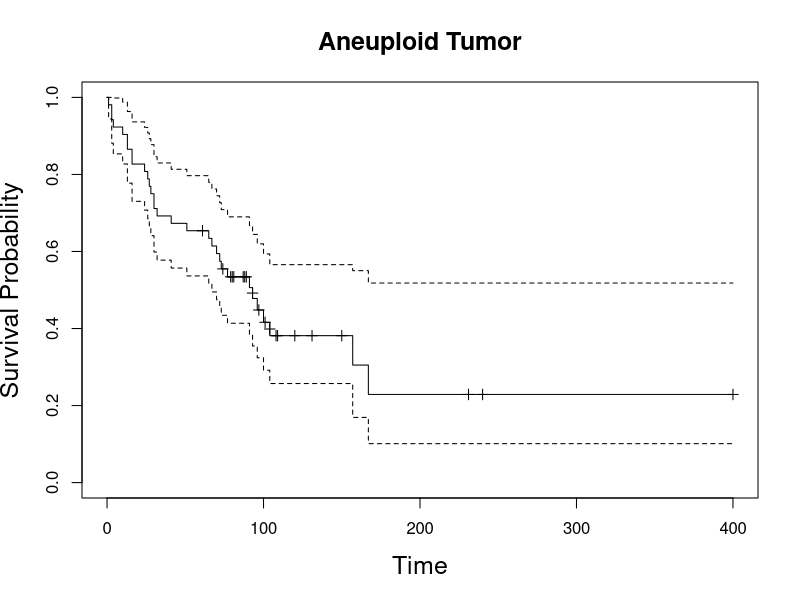
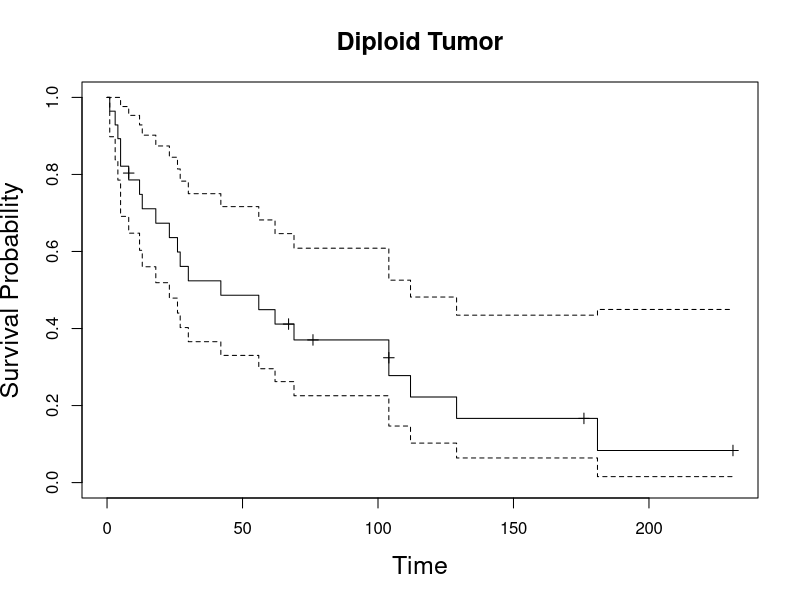

Source code (R) for these figures, in order:
## ---- chunk 1
library(knitr)
library(KMsurv)
library(survival)
## ---- chunk 2
ti = c(1,2,4,5,6,7,8,9,10)
ni = c(10,9,7,6,5,4,3,2,1)
di = c(1,2,0,0,1,0,0,0,0)
ci = c(0,0,1,1,0,1,1,1,1)
lamda_i = c("1/10"," 2/9", "0/7"," 0/6", "1/5", "0/4", "0/3", "0/2", "0/1")
Kaplan_Meier_estimator = c("1*(1-1/10)=0.9", "0.9*(1-2/9)=0.7", 0.7, 0.7, "0.7*(2-1/5)=0.56", 0.56, 0.56, 0.56, 0.56)
Nelson_Aalen_estimator = c("1/10", "1/10+2/9=0.32", "0.32", "0.32", "0.32+1/5=0.52", "0.52", "0.52", "0.52", "0.52")
Fleming_Harrington_estimator = c(0.90, 0.72, 0.72, 0.72, 0.59, 0.59, 0.59, 0.59, 0.59)
df = data.frame(ti, ni, ci, lamda_i,  Kaplan_Meier_estimator, Nelson_Aalen_estimator, Fleming_Harrington_estimator )

kable(df)
## ---- chunk 3
#Format
#This data frame contains the following columns:
#type Tumor DNA profile (1=Aneuploid Tumor, 2=Diploid Tumor) time Time to death or on-study time, weeks
#delta Death indicator (0=alive, 1=dead)
data(tongue)
head(tongue)
# KM survival function

KM1=survfit(Surv(time,delta)~1, data = subset(tongue, type=="1"), conf.type='log')
plot(KM1, mark.time = TRUE,xlab="Time", ylab="Survival Probability", main="Aneuploid Tumor", cex.lab=1.5, cex.main=1.5)


KM2 = survfit(Surv(time,delta)~1, data = subset(tongue, type=="2"), conf.type='log')
plot(KM2, mark.time = TRUE,xlab="Time", ylab="Survival Probability", main="Diploid Tumor", cex.lab=1.5, cex.main=1.5)


summary(KM1, time=365/7)
summary(KM2, time=365/7)
